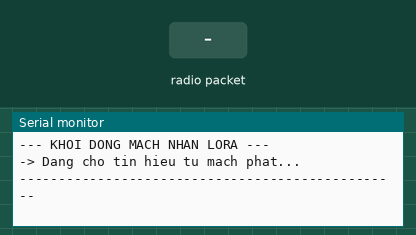
A sketch run on a simulated Arduino Uno, built with avr-gcc and run on an emulated ATmega328P. On the bench: the last lines printed to the serial monitor. The test bench sets the inputs (shaded band). No radio packets arrive unless stated.

Above: at 1.2 s.
1.3 s: radio packet "0" arrives
At 1.65 s:
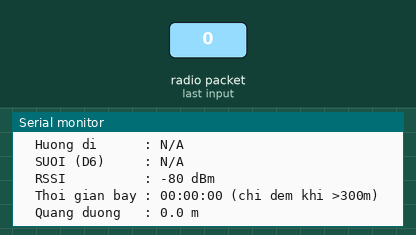
2.8 s: radio packet "5" arrives
At 3.8 s:
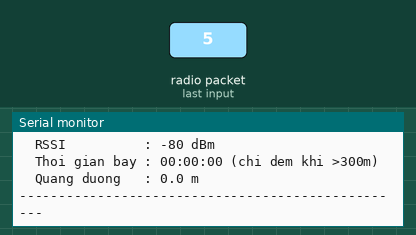

Measured:
- after the input at 1.3 s, the serial monitor: prints a new line at once (image 1)
- after the input at 2.8 s, the serial monitor: prints a new line at once (image 2)

The sketch:

arduino_lora_thu.ino
```cpp
#include <SPI.h>
#include <LoRa.h>
#include <math.h>

const int csPin = 10;
const int resetPin = 9;
const int irqPin = 8;

// --- NGUONG VA TRANG THAI BAY ---
const float ALT_THRESHOLD_M = 300.0;      // chi dem khi do cao > 300m
const unsigned long MAX_DELTA_MS = 30000; // bo qua khoang cach > 30s (mat goi)

double prevLat = 0.0;
double prevLon = 0.0;
bool hasPrevPosition = false;
bool wasAboveThreshold = false;
unsigned long lastPacketMs = 0;
unsigned long travelTimeMs = 0;
double totalDistanceM = 0.0;

double haversineMeters(double lat1, double lon1, double lat2, double lon2) {
  const double R = 6378137.0;
  double phi1 = radians(lat1);
  double phi2 = radians(lat2);
  double dphi = radians(lat2 - lat1);
  double dlmb = radians(lon2 - lon1);
  double a = sin(dphi / 2) * sin(dphi / 2)
           + cos(phi1) * cos(phi2) * sin(dlmb / 2) * sin(dlmb / 2);
  return 2.0 * R * asin(sqrt(a));
}

void formatDuration(unsigned long ms, char *out) {
  unsigned long s = ms / 1000UL;
  unsigned long h = s / 3600UL;
  unsigned long m = (s % 3600UL) / 60UL;
  unsigned long sec = s % 60UL;
  sprintf(out, "%02lu:%02lu:%02lu", h, m, sec);
}

void setup() {
  Serial.begin(9600);
  while (!Serial);

  Serial.println("--- KHOI DONG MACH NHAN LORA ---");

  LoRa.setPins(csPin, resetPin, irqPin);
  if (!LoRa.begin(433E6)) {
    Serial.println("Loi: Khong khoi dong duoc Module LoRa!");
    while (1);
  }
  LoRa.setSpreadingFactor(10);
  LoRa.setSignalBandwidth(62.5E3);
  LoRa.setCodingRate4(8);

  Serial.println("-> Dang cho tin hieu tu mach phat...");
  Serial.println("-------------------------------------------------");
}

String getField(const String& data, int index) {
  int start = 0;
  for (int i = 0; i < index; i++) {
    start = data.indexOf('|', start) + 1;
    if (start == 0) return "N/A";
  }
  int end = data.indexOf('|', start);
  return (end == -1) ? data.substring(start) : data.substring(start, end);
}

String getDirection(float course) {
  if (course >= 337.5 || course < 22.5)  return "Bac (N)";
  if (course >= 22.5  && course < 67.5)  return "Dong Bac (NE)";
  if (course >= 67.5  && course < 112.5) return "Dong (E)";
  if (course >= 112.5 && course < 157.5) return "Dong Nam (SE)";
  if (course >= 157.5 && course < 202.5) return "Nam (S)";
  if (course >= 202.5 && course < 247.5) return "Tay Nam (SW)";
  if (course >= 247.5 && course < 292.5) return "Tay (W)";
  if (course >= 292.5 && course < 337.5) return "Tay Bac (NW)";
  return "N/A";
}

void loop() {
  int packetSize = LoRa.parsePacket();
  if (packetSize) {
    String receivedData = "";
    while (LoRa.available()) {
      receivedData += (char)LoRa.read();
    }

    Serial.println("=== GOI TIN MOI ===");
    Serial.println("Raw: [" + receivedData + "]");

    // Lấy 9 trường dữ liệu (Thêm trường HeatStatus ở vị trí số 8)
    String temp     = getField(receivedData, 0);
    String pressure = getField(receivedData, 1);
    String bmpAlt   = getField(receivedData, 2);
    String lat      = getField(receivedData, 3);
    String lon      = getField(receivedData, 4);
    String gpsAlt   = getField(receivedData, 5);
    String speed    = getField(receivedData, 6);
    String course   = getField(receivedData, 7);
    String heatStat = getField(receivedData, 8); // Lấy trạng thái sưởi

    String directionStr = "N/A";
    if (course != "N/A" && course != "") {
      directionStr = getDirection(course.toFloat()) + " (" + course + " do)";
    }

    // --- CAP NHAT THONG KE BAY ---
    // Uu tien GPS altitude, neu khong thi dung BMP altitude
    float altMeters = NAN;
    if (gpsAlt != "N/A" && gpsAlt.length() > 0)      altMeters = gpsAlt.toFloat();
    else if (bmpAlt != "N/A" && bmpAlt.length() > 0) altMeters = bmpAlt.toFloat();

    bool isAbove = !isnan(altMeters) && altMeters > ALT_THRESHOLD_M;
    unsigned long nowMs = millis();

    if (isAbove && wasAboveThreshold && lastPacketMs != 0) {
      unsigned long delta = nowMs - lastPacketMs;
      if (delta > 0 && delta < MAX_DELTA_MS) {
        travelTimeMs += delta;
      }
    }
    wasAboveThreshold = isAbove;
    lastPacketMs = nowMs;

    if (isAbove && lat != "N/A" && lon != "N/A"
        && lat.length() > 0 && lon.length() > 0) {
      double curLat = lat.toDouble();
      double curLon = lon.toDouble();
      if (hasPrevPosition) {
        totalDistanceM += haversineMeters(prevLat, prevLon, curLat, curLon);
      }
      prevLat = curLat;
      prevLon = curLon;
      hasPrevPosition = true;
    } else if (!isAbove) {
      // Duoi nguong -> reset diem mocs de chi cong khoang cach trong khi bay
      hasPrevPosition = false;
    }

    char travelBuf[12];
    formatDuration(travelTimeMs, travelBuf);

    Serial.println("  Nhiet do      : " + temp + " C");
    Serial.println("  Ap suat       : " + pressure + " Pa");
    Serial.println("  Do cao BMP    : " + bmpAlt + " m");
    Serial.println("  Lat (GPS)     : " + lat);
    Serial.println("  Lon (GPS)     : " + lon);
    Serial.println("  Alt (GPS)     : " + gpsAlt + " m");
    Serial.println("  Van toc       : " + speed + " km/h");
    Serial.println("  Huong di      : " + directionStr);
    Serial.println("  SUOI (D6)     : " + heatStat);
    Serial.println("  RSSI          : " + String(LoRa.packetRssi()) + " dBm");
    Serial.print(F("  Thoi gian bay : "));
    Serial.print(travelBuf);
    Serial.println(F(" (chi dem khi >300m)"));
    Serial.print(F("  Quang duong   : "));
    if (totalDistanceM < 1000.0) {
      Serial.print(totalDistanceM, 1);
      Serial.println(F(" m"));
    } else {
      Serial.print(totalDistanceM / 1000.0, 2);
      Serial.println(F(" km"));
    }
    Serial.println("--------------------------------------------------");
  }
}
```
